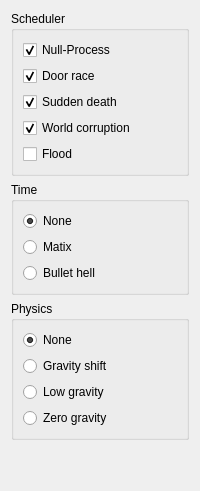
              <widget class="QWidget" name="Mutators">
               <attribute name="title">
                <string>Mutators</string>
               </attribute>
               <layout class="QVBoxLayout" name="verticalLayout_13">
                <item>
                 <widget class="QGroupBox" name="groupBox_16">
                  <property name="title">
                   <string>Scheduler </string>
                  </property>
                  <property name="flat">
                   <bool>false</bool>
                  </property>
                  <layout class="QVBoxLayout" name="verticalLayout_27">
                   <item>
                    <widget class="QCheckBox" name="checkBox_14">
                     <property name="text">
                      <string>Null-Process</string>
                     </property>
                     <property name="checked">
                      <bool>true</bool>
                     </property>
                    </widget>
                   </item>
                   <item>
                    <widget class="QCheckBox" name="checkBox_17">
                     <property name="text">
                      <string>Door race</string>
                     </property>
                     <property name="checked">
                      <bool>true</bool>
                     </property>
                    </widget>
                   </item>
                   <item>
                    <widget class="QCheckBox" name="checkBox_18">
                     <property name="text">
                      <string>Sudden death</string>
                     </property>
                     <property name="checked">
                      <bool>true</bool>
                     </property>
                    </widget>
                   </item>
                   <item>
                    <widget class="QCheckBox" name="checkBox_15">
                     <property name="text">
                      <string>World corruption</string>
                     </property>
                     <property name="checked">
                      <bool>true</bool>
                     </property>
                    </widget>
                   </item>
                   <item>
                    <widget class="QCheckBox" name="checkBox_16">
                     <property name="text">
                      <string>Flood</string>
                     </property>
                    </widget>
                   </item>
                  </layout>
                 </widget>
                </item>
                <item>
                 <widget class="QGroupBox" name="groupBox_10">
                  <property name="title">
                   <string>Time</string>
                  </property>
                  <property name="flat">
                   <bool>false</bool>
                  </property>
                  <layout class="QVBoxLayout" name="verticalLayout_7">
                   <item>
                    <widget class="QRadioButton" name="radioButton_5">
                     <property name="text">
                      <string>None</string>
                     </property>
                     <property name="checked">
                      <bool>true</bool>
                     </property>
                    </widget>
                   </item>
                   <item>
                    <widget class="QRadioButton" name="radioButton_56">
                     <property name="text">
                      <string>Matix</string>
                     </property>
                    </widget>
                   </item>
                   <item>
                    <widget class="QRadioButton" name="radioButton_54">
                     <property name="text">
                      <string>Bullet hell</string>
                     </property>
                    </widget>
                   </item>
                  </layout>
                 </widget>
                </item>
                <item>
                 <widget class="QGroupBox" name="groupBox_17">
                  <property name="title">
                   <string>Physics</string>
                  </property>
                  <property name="flat">
                   <bool>false</bool>
                  </property>
                  <layout class="QVBoxLayout" name="verticalLayout_31">
                   <item>
                    <widget class="QRadioButton" name="radioButton_16">
                     <property name="text">
                      <string>None</string>
                     </property>
                     <property name="checked">
                      <bool>true</bool>
                     </property>
                    </widget>
                   </item>
                   <item>
                    <widget class="QRadioButton" name="radioButton_17">
                     <property name="text">
                      <string>Gravity shift</string>
                     </property>
                     <property name="checked">
                      <bool>false</bool>
                     </property>
                    </widget>
                   </item>
                   <item>
                    <widget class="QRadioButton" name="radioButton_61">
                     <property name="text">
                      <string>Low gravity</string>
                     </property>
                    </widget>
                   </item>
                   <item>
                    <widget class="QRadioButton" name="radioButton_18">
                     <property name="text">
                      <string>Zero gravity</string>
                     </property>
                    </widget>
                   </item>
                  </layout>
                 </widget>
                </item>
                <item>
                 <spacer name="verticalSpacer_10">
                  <property name="orientation">
                   <enum>Qt::Vertical</enum>
                  </property>
                  <property name="sizeHint" stdset="0">
                   <size>
                    <width>20</width>
                    <height>40</height>
                   </size>
                  </property>
                 </spacer>
                </item>
               </layout>
              </widget>
